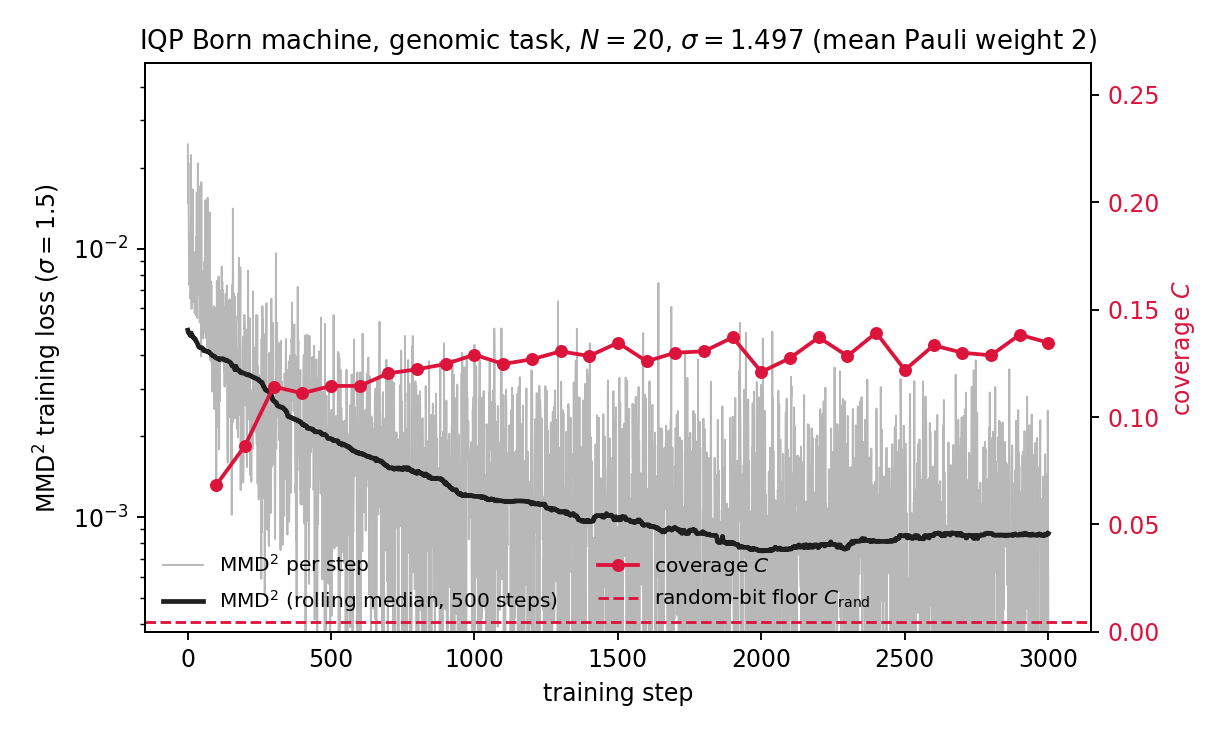

Reproduce this figure in Python.
#!/usr/bin/env python
"""Train an IQP Born machine on the PennyLane genomic SNV dataset and score it by sampling.

Self-contained: downloads the data, trains the MMD loss with pennylane.labs.tcdq,
samples the trained circuit, and writes a loss/coverage figure.

The data is the 1000 Genomes SNV set served by PennyLane datasets: 5,008 haplotypes over
805 loci, of which the first ``--n-qubits`` are modelled. 

Usage::

    pip install "pennylane>=0.46" jax jaxopt optax matplotlib numpy
    python standalone_genomic_iqp.py
"""

from __future__ import annotations

import argparse
import math

import jax

jax.config.update("jax_enable_x64", True)

import jax.numpy as jnp  # noqa: E402
import matplotlib  # noqa: E402

matplotlib.use("Agg")
import matplotlib.pyplot as plt  # noqa: E402
import numpy as np  # noqa: E402
import pennylane as qp  # noqa: E402
from pennylane.labs.tcdq import (  # noqa: E402
    CircuitConfig,
    MMDConfig,
    TrainingOptions,
    create_local_gates,
    mmd_loss,
    training_iterator,
)


def parse_args() -> argparse.Namespace:
    parser = argparse.ArgumentParser(description=__doc__)
    parser.add_argument("--n-qubits", type=int, default=20)
    parser.add_argument("--eps", type=float, default=0.20)
    parser.add_argument("--seed", type=int, default=0)
    parser.add_argument("--shots", type=int, default=5008)

    parser.add_argument("--max-weight", type=int, default=4)
    parser.add_argument("--init-scale", type=float, default=0.001)
    parser.add_argument("--mean-pauli-weight", type=float, default=2.0)
    parser.add_argument("--steps", type=int, default=3000)
    parser.add_argument("--lr", type=float, default=0.001)
    parser.add_argument("--n-ops", type=int, default=100)
    parser.add_argument("--n-samples", type=int, default=256)
    parser.add_argument("--unroll", type=int, default=25)
    parser.add_argument("--checkpoint-every", type=int, default=100)

    parser.add_argument("--smooth-window", type=int, default=500)
    parser.add_argument("--out", default="standalone_genomic_iqp.png")
    return parser.parse_args()


def pack(bits: np.ndarray, n_qubits: int) -> np.ndarray:
    """Pack bitstrings into int64 keys with wire 0 as the most significant bit."""
    return np.asarray(bits, dtype=np.int64) @ (1 << np.arange(n_qubits - 1, -1, -1)).astype(
        np.int64
    )


def unpack(keys: np.ndarray, n_qubits: int) -> np.ndarray:
    shifts = np.arange(n_qubits - 1, -1, -1)
    return ((np.asarray(keys, dtype=np.int64)[:, None] >> shifts) & 1).astype(np.int8)


def sigma_for_mean_weight(mean_weight: float, n_qubits: int) -> float:
    """Bandwidth whose sampled observables have the given mean Pauli weight.

    The kernel includes each qubit with probability ``(1 - exp(-1/(2 sigma^2)))/2``.
    """
    return float(1.0 / np.sqrt(-2.0 * np.log1p(-2.0 * mean_weight / n_qubits)))


def load_task(n_qubits: int, eps: float, seed: int) -> dict:
    """Genomic task: the valid set is the deduplicated observed set on the first N loci."""
    dataset = qp.data.load("other", name="genomic")[0]
    data = np.vstack([np.asarray(dataset.train), np.asarray(dataset.test)]).astype(np.int8)
    data = data[:, :n_qubits]

    valid_keys, counts = np.unique(pack(data, n_qubits), return_counts=True)
    target_probs = counts / counts.sum()

    rng = np.random.default_rng(seed)
    n_train = int(eps * len(valid_keys))
    train = data[rng.choice(len(data), n_train, replace=False)]
    train_keys = np.unique(pack(train, n_qubits))

    return {
        "n_qubits": n_qubits,
        "train": train,
        "valid_keys": valid_keys,
        "target_probs": target_probs,
        "unseen_keys": np.setdiff1d(valid_keys, train_keys),
    }


def init_params(gates: dict, task: dict, scale: float, seed: int) -> np.ndarray:
    """Gaussian parameters with the weight-1 gates centred on the training marginals.

    At theta = 0 the circuit is the identity, so the model would start as a point mass
    on |0...0>. With the higher-weight gates near zero the circuit factorizes and a lone
    qubit gives p(1) = sin^2(theta), so arcsin(sqrt(marginal)) reproduces the marginals.
    """
    params = np.random.default_rng(seed).normal(0.0, scale, size=len(gates))
    angles = np.arcsin(np.sqrt(np.clip(task["train"].mean(axis=0), 0.0, 1.0)))
    for idx, wire_lists in gates.items():
        wires = wire_lists[0]
        if len(wires) == 1:
            params[idx] += angles[wires[0]]
    return params


def fwht(vector: np.ndarray) -> np.ndarray:
    """Fast Walsh-Hadamard transform, ``out[A] = sum_x v[x] (-1)^{A.x}``."""
    out = np.array(vector)
    n = out.size
    block = 1
    while block < n:
        out = out.reshape(-1, 2, block)
        lo, hi = out[:, 0, :].copy(), out[:, 1, :].copy()
        out[:, 0, :], out[:, 1, :] = lo + hi, lo - hi
        out = out.reshape(n)
        block *= 2
    return out


def iqp_probs(params: np.ndarray, gates: dict, n_qubits: int) -> np.ndarray:
    """Exact output distribution of ``H^n D(theta) H^n |0^n>``, indexed by bitstring key.

    D is diagonal with entries exp(i f(x)) and f is the Walsh transform of the gate
    coefficients, so the circuit is two Walsh transforms regardless of the gate count.
    """
    n_states = 1 << n_qubits
    coeffs = np.zeros(n_states, dtype=np.float64)
    thetas = np.asarray(params, dtype=np.float64)

    for idx, wire_lists in gates.items():
        for wires in wire_lists:
            mask = 0
            for wire in wires:
                mask |= 1 << (n_qubits - 1 - wire)
            coeffs[mask] += thetas[idx]

    return np.abs(fwht(np.exp(1j * fwht(coeffs))) / n_states) ** 2


def sample(params: np.ndarray, gates: dict, n_qubits: int, shots: int, seed: int) -> np.ndarray:
    probs = iqp_probs(params, gates, n_qubits)
    return np.random.default_rng(seed).choice(probs.size, size=shots, p=probs)


def coverage(sample_keys: np.ndarray, task: dict) -> float:
    """Fraction of the unseen valid set reached by the sampled strings."""
    hit = np.intersect1d(np.unique(sample_keys), task["unseen_keys"], assume_unique=True)
    return len(hit) / len(task["unseen_keys"])


def train(task: dict, gates: dict, params: np.ndarray, args: argparse.Namespace, sigma: float):
    """Adam on the sampled-spectrum MMD^2 estimate, resampling the target each step.

    The estimator's data term is a U-statistic that is unbiased only when the target
    data is redrawn at every evaluation; with a fixed training set the loss converges
    below zero.
    """
    circuit_config = CircuitConfig(
        gates=gates,
        n_qubits=args.n_qubits,
        n_samples=args.n_samples,
        key=jax.random.PRNGKey(args.seed),
    )
    mmd_config = MMDConfig(bandwidth=sigma, n_ops=args.n_ops)
    n_draw = len(task["train"])

    def loss_fn(params, target_data, key):
        boot_key, loss_key = jax.random.split(key)
        pool = jnp.asarray(target_data)
        rows = jax.random.randint(boot_key, (n_draw,), 0, pool.shape[0])
        return mmd_loss(params, circuit_config, mmd_config, jnp.take(pool, rows, axis=0), loss_key)

    iterator = training_iterator(
        optimizer="Adam",
        loss=loss_fn,
        stepsize=args.lr,
        loss_kwargs={
            "params": np.asarray(params),
            "target_data": np.asarray(task["train"]),
            "key": jax.random.PRNGKey(args.seed + 1),
        },
        options=TrainingOptions(
            unroll_steps=args.unroll,
            # A window longer than the run disables the built-in early stop.
            convergence_interval=args.steps + 1,
            random_state=args.seed,
        ),
    )

    n_batches = math.ceil(args.steps / args.unroll)
    losses, checkpoints = [], []

    for i, batch in enumerate(iterator):
        if i >= n_batches:
            break
        losses.append(np.asarray(batch.losses, dtype=float))
        params = batch.params
        step = min((i + 1) * args.unroll, args.steps)

        if args.checkpoint_every and step % args.checkpoint_every == 0:
            keys = sample(np.asarray(params), gates, args.n_qubits, args.shots, args.seed)
            checkpoints.append((step, coverage(keys, task)))
            print(
                f"  step {step:>5}/{args.steps}  loss = {losses[-1][-1]:.4e}  "
                f"C = {checkpoints[-1][1]:.4f}",
                flush=True,
            )

    return np.asarray(params), np.concatenate(losses)[: args.steps], checkpoints


def rolling_median(values: np.ndarray, window: int) -> np.ndarray:
    """Centred rolling median, truncated at the edges rather than padded.

    Padding would pin the ends of the curve to a single noisy sample.
    """
    half = window // 2
    return np.array(
        [np.median(values[max(0, i - half) : i + half + 1]) for i in range(len(values))]
    )


def plot(losses, checkpoints, args, sigma, path):
    fig, ax = plt.subplots(figsize=(7.2, 4.3))
    series = rolling_median(losses, args.smooth_window)

    steps = np.arange(1, len(losses) + 1)
    ax.plot(steps, losses, color="0.72", lw=0.8, zorder=1, label="MMD$^2$ per step")
    ax.plot(
        steps,
        series,
        color="0.12",
        lw=2.0,
        zorder=3,
        label=f"MMD$^2$ (rolling median, {args.smooth_window} steps)",
    )

    ax.set_yscale("log")
    positive = series[series > 0]
    ax.set_ylim(positive.min() * 0.5, np.max(losses) * 2.0)
    ax.set_xlabel("training step")
    ax.set_ylabel(f"MMD$^2$ training loss ($\\sigma={sigma:.3g}$)")
    ax.set_title(
        f"IQP Born machine, genomic task, $N={args.n_qubits}$, "
        f"$\\sigma={sigma:.3f}$ (mean Pauli weight {args.mean_pauli_weight:g})",
        fontsize=11,
    )

    handles, labels = ax.get_legend_handles_labels()
    if checkpoints:
        steps_c, cov = zip(*checkpoints)
        c_rand = 1.0 - (1.0 - 2.0**-args.n_qubits) ** args.shots
        twin = ax.twinx()
        twin.plot(steps_c, cov, color="crimson", marker="o", ms=4.5, lw=1.6, label="coverage $C$")
        twin.axhline(
            c_rand, color="crimson", ls="--", lw=1.2, label="random-bit floor $C_{\\rm rand}$"
        )
        twin.set_ylabel("coverage $C$", color="crimson")
        twin.tick_params(axis="y", labelcolor="crimson")
        twin.set_ylim(0, max(max(cov), c_rand) * 1.9)
        extra = twin.get_legend_handles_labels()
        handles, labels = handles + extra[0], labels + extra[1]

    ax.legend(handles, labels, loc="lower left", fontsize=8.5, frameon=False, ncol=2)
    fig.tight_layout()
    fig.savefig(path, dpi=170)
    print(f"wrote {path}")


def main() -> None:
    args = parse_args()
    sigma = sigma_for_mean_weight(args.mean_pauli_weight, args.n_qubits)

    task = load_task(args.n_qubits, args.eps, args.seed)
    gates = create_local_gates(args.n_qubits, max_weight=args.max_weight)
    params = init_params(gates, task, args.init_scale, args.seed)

    print(
        f"N={args.n_qubits}  |S|={len(task['valid_keys']):,}  |T|={len(task['train']):,}  "
        f"|U|={len(task['unseen_keys']):,}  params={len(gates):,}  sigma={sigma:.4f}"
    )

    params, losses, checkpoints = train(task, gates, params, args, sigma)

    keys = sample(params, gates, args.n_qubits, args.shots, args.seed + 1000)
    probs = iqp_probs(params, gates, args.n_qubits)
    valid = np.isin(keys, task["valid_keys"])
    new = ~np.isin(keys, pack(task["train"], args.n_qubits))

    q_valid = probs[task["valid_keys"]]
    kl = float(np.sum(task["target_probs"] * np.log(task["target_probs"] / q_valid)))
    c_rand = 1.0 - (1.0 - 2.0**-args.n_qubits) ** args.shots

    print(
        f"\ncoverage C   = {coverage(keys, task):.4f}   (random-bit floor {c_rand:.4f})\n"
        f"fidelity F   = {(valid & new).sum() / max(new.sum(), 1):.4f}\n"
        f"valid mass   = {q_valid.sum():.4f}\n"
        f"forward KL   = {kl:.4f}"
    )

    np.savez(
        args.out.replace(".png", ".npz"),
        params=params,
        losses=losses,
        checkpoints=np.asarray(checkpoints, dtype=float),
    )
    plot(losses, checkpoints, args, sigma, args.out)


if __name__ == "__main__":
    main()
